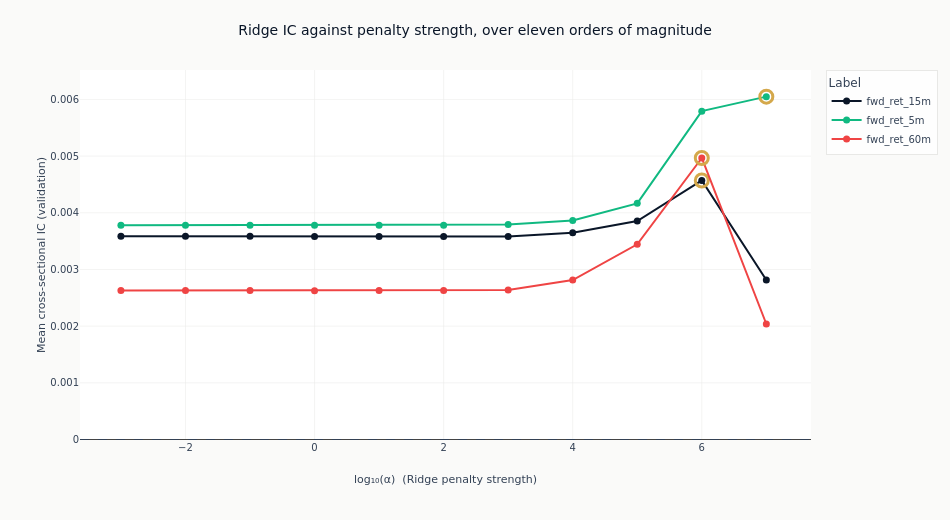

Notebook source saved alongside this figure:
### Markdown cell above
### What shrinkage does on its own

The bar chart mixes three estimators. Tracing IC across the Ridge penalty alone isolates the
effect of shrinkage, with the estimator, the features and the folds all held fixed and only
`alpha` moving. The alpha is read from each configuration's declared parameters rather than
parsed out of its name, so the curve plots what was fitted. One line per label, because the
question is whether the penalty behaves the same way at every horizon.

### Code cell
ridge = (
    catalog.filter(pl.col("model_class") == "Ridge")
    .with_columns(
        alpha=pl.col("params").str.extract(r"alpha=([0-9.eE+-]+)").cast(pl.Float64),
    )
    .drop_nulls("alpha")
    .sort("label", "alpha")
)
if ridge.height:
    # One colour per label, and amber is not among them: the peak marker is amber, so a line drawn
    # in it would swallow its own ring. Wrapping a short palette would give two labels the same
    # colour and two identical legend swatches, so this raises instead.
    line_colors = [
        COLORS["blue"],
        COLORS["copper"],
        COLORS["positive"],
        COLORS["negative"],
        COLORS["slate"],
        COLORS["recede"],
    ]
    if len(panel_labels) > len(line_colors):
        raise ValueError(
            f"{len(panel_labels)} labels declared but only {len(line_colors)} distinct line "
            "colours; add colours rather than letting two labels share one"
        )
    fig_alpha = go.Figure()
    peaks: list[str] = []
    for index, label in enumerate(panel_labels):
        series = ridge.filter(pl.col("label") == label)
        if not series.height:
            continue
        log_alpha = np.log10(series.get_column("alpha").to_numpy())
        values = series.get_column("ic_mean").to_numpy()
        peak = int(np.argmax(values))
        color = line_colors[index]
        fig_alpha.add_trace(
            go.Scatter(
                x=log_alpha,
                y=values,
                mode="lines+markers",
                name=label,
                line=dict(color=color, width=2),
                marker=dict(size=7, color=color),
            )
        )
        fig_alpha.add_trace(
            go.Scatter(
                x=[log_alpha[peak]],
                y=[values[peak]],
                mode="markers",
                marker=dict(size=13, color=COLORS["amber"], symbol="circle-open", line_width=3),
                showlegend=False,
            )
        )
        peaks.append(f"{label} peaks at 1e{int(round(log_alpha[peak]))}")
    fig_alpha.add_hline(y=0, line_width=1, line_dash="dash", line_color=COLORS["neutral"])
    fig_alpha.update_layout(
        title="Ridge IC against penalty strength, over eleven orders of magnitude",
        height=520,
        width=950,
        margin=dict(t=70),
        legend=dict(title_text="Label"),
    )
    fig_alpha.update_xaxes(title_text="log₁₀(α)  (Ridge penalty strength)", zeroline=False)
    fig_alpha.update_yaxes(title_text="Mean cross-sectional IC (validation)")
    show_plotly_with_alt(
        fig_alpha,
        "Line chart of mean validation information coefficient against the base-ten logarithm of "
        "the Ridge penalty, one line per label over eleven orders of magnitude, each line's "
        "highest point ringed in amber, against a dashed zero line, and no two lines sharing a "
        f"colour. Read off the frame: {'; '.join(peaks)}.",
    )
else:
    print(
        "No declared label carries a Ridge configuration, so there is no penalty sweep to "
        "trace. Which estimators this section can show is decided by the per-label menus at "
        "config/training/{label}.yaml."
    )

### Figure 1 — Plotly figure (JSON) as saved in the notebook; plotly's stock layout.template omitted (floating-point values rounded to 4 significant figures)
{"data": [{"line": {"color": "#0a1628", "width": 2}, "marker": {"color": "#0a1628", "size": 7}, "mode": "lines+markers", "name": "fwd_ret_15m", "type": "scatter", "x": [-3.0, -2.0, -1.0, 0.0, 1.0, 2.0, 3.0, 4.0, 5.0, 6.0, 7.0], "y": [0.003585, 0.003584, 0.003584, 0.003584, 0.003582, 0.003583, 0.003582, 0.003649, 0.003856, 0.00457, 0.002814]}, {"marker": {"color": "#D4A84B", "line": {"width": 3}, "size": 13, "symbol": "circle-open"}, "mode": "markers", "showlegend": false, "type": "scatter", "x": [6.0], "y": [0.00457]}, {"line": {"color": "#10b981", "width": 2}, "marker": {"color": "#10b981", "size": 7}, "mode": "lines+markers", "name": "fwd_ret_5m", "type": "scatter", "x": [-3.0, -2.0, -1.0, 0.0, 1.0, 2.0, 3.0, 4.0, 5.0, 6.0, 7.0], "y": [0.00378, 0.00378, 0.00378, 0.00378, 0.00378, 0.00378, 0.003793, 0.003863, 0.004167, 0.005794, 0.00605]}, {"marker": {"color": "#D4A84B", "line": {"width": 3}, "size": 13, "symbol": "circle-open"}, "mode": "markers", "showlegend": false, "type": "scatter", "x": [7.0], "y": [0.00605]}, {"line": {"color": "#ef4444", "width": 2}, "marker": {"color": "#ef4444", "size": 7}, "mode": "lines+markers", "name": "fwd_ret_60m", "type": "scatter", "x": [-3.0, -2.0, -1.0, 0.0, 1.0, 2.0, 3.0, 4.0, 5.0, 6.0, 7.0], "y": [0.002627, 0.002627, 0.002627, 0.002627, 0.002627, 0.002628, 0.002638, 0.002813, 0.003445, 0.004967, 0.002038]}, {"marker": {"color": "#D4A84B", "line": {"width": 3}, "size": 13, "symbol": "circle-open"}, "mode": "markers", "showlegend": false, "type": "scatter", "x": [6.0], "y": [0.004967]}], "layout": {"height": 520, "legend": {"title": {"text": "Label"}}, "margin": {"t": 70}, "shapes": [{"line": {"color": "#334155", "dash": "dash", "width": 1}, "type": "line", "x0": 0, "x1": 1, "xref": "x domain", "y0": 0, "y1": 0, "yref": "y"}], "title": {"text": "Ridge IC against penalty strength, over eleven orders of magnitude"}, "width": 950, "xaxis": {"title": {"text": "log₁₀(α)  (Ridge penalty strength)"}, "zeroline": false}, "yaxis": {"title": {"text": "Mean cross-sectional IC (validation)"}}}}
